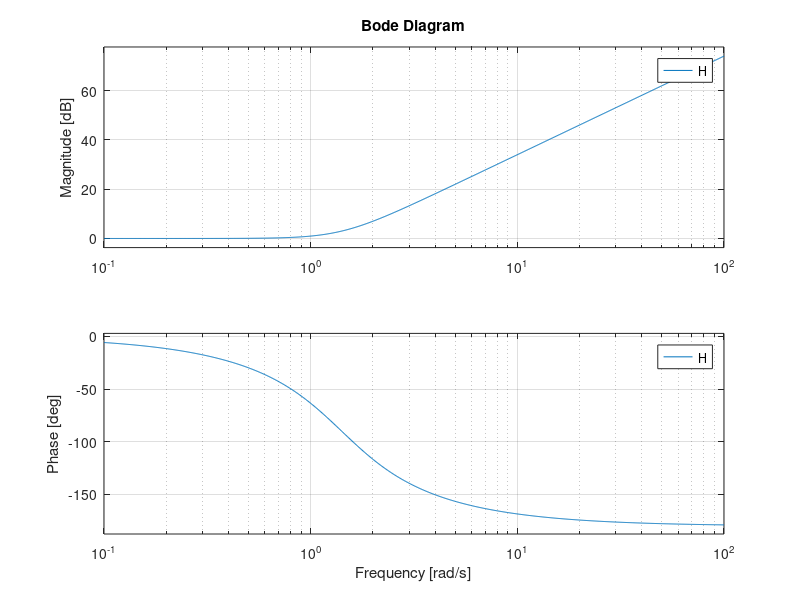

MATLAB code for this plot:
%H1=tf([1],[1/17.857 1]);
%H2=tf([1 0],[1/186666648.8 1]);
%H=-190*H1*H2;
s=tf('s');
H= s^2/2-s+1;
H
bode(H)
%[num,den]=tfdata(H);
%bodenum= cell2mat(num);
%bodeden= cell2mat(den);
%bode_as(bodenum,bodeden);
%bode(H,{1e-20,1e30});